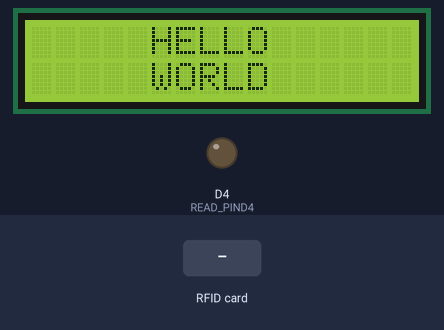
A sketch run on a simulated ESP8266 (NodeMCU). On the bench: 16×2 character LCD, output pins drawn as LEDs (lit = HIGH). Inputs (shaded band) come from the test bench. WiFi joins after 1.5 s; servers stay silent unless stated; what the sketch prints to the serial monitor is not drawn.

Above: at 2.8 s.
2.9 s: RFID card 5E 7A 19 C4 held to the reader
At 3.07 s:
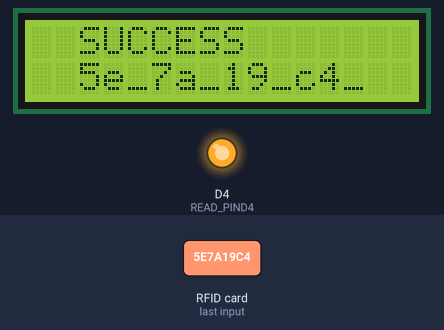
At 3.7 s:
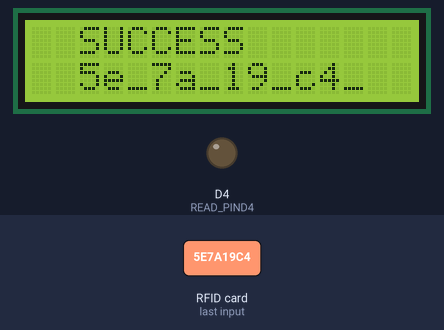
Timing chart, 0 to 5.9 s (numbered marks = the images above; inputs shaded):
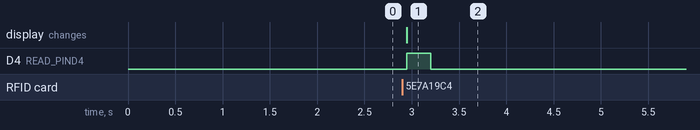

Measured:
- after the input at 2.9 s, D4 (READ_PIND4): LOW → HIGH after 0.05 s, → LOW 0.25 s later; the display: changes after 0.05 s (image 1)

The sketch:

20181027_rfid_firebase.ino
```cpp
/*
    1. using ESP8266 to connect to RFID reader (RC522)
    2. read RFID tag
    3. put the data to Firebase
    4. show it on LCD

  Depends on the following Arduino libraries:
      1. FirebaseArduino: https://github.com/FirebaseExtended/firebase-arduino
      2. MFRC522 library
      3. LiquidCrystal-I2C.zip
  Reference
    https://swf.com.tw/?p=930
*/
#include <EEPROM.h>
#include <ESP8266WiFi.h>
#include <FirebaseArduino.h>
// RFID library
#include <SPI.h>
#include <MFRC522.h>
// LCD library
#include <LiquidCrystal_I2C.h>

// Set connection information.
#define FIREBASE_HOST "arduino-ff0bc.firebaseio.com"
#define FIREBASE_AUTH "qGXsCir7KVVbAe2H4DVwWJBgulLThlfHBiA1inqZ"
//#define WIFI_SSID "admin"
//#define WIFI_PASSWORD "leochenviewaa"
//#define WIFI_SSID "Charley"
//#define WIFI_PASSWORD "11111111"
#define WIFI_SSID "505-AP"
#define WIFI_PASSWORD "mis505505"

// Set pin value
#define READ_PIND3  0   // GPIO: 0,  d1 min:D3
#define READ_PIND4  2   // GPIO: 2,  d1 min:D4

#define PIND4       2   // GPIO: 2,  d1 min:D4

#define FirebaseRFID "iot0901/RFID"
#define FirebaseRecord "iot0901/Records"
#define FirebaseInRecords "iot0901/InRecords"
#define FirebaseWindow "iot0901/Window"

unsigned long previousTime = 0;
bool currentLedValue = false;

// RFID setting
#define SS_PIN  D8
#define RST_PIN D0
MFRC522 mfrc522(SS_PIN, RST_PIN);  // 建立MFRC522物件

// LCD
#define D1 5
#define D2 4
LiquidCrystal_I2C lcd(0x27, D1, D2);

StaticJsonBuffer<200> jsonBuffer;

void setup() {
  initLCD();

  Serial.begin(9600);
  Serial.println();
  initialWifi();
  initialFirebase();
  initRFID();

  // initialize pin
  //pinMode(READ_PIND3, INPUT_PULLUP);
  //  pinMode(READ_PIND4, INPUT_PULLUP);
  pinMode(PIND4, OUTPUT);
}

void initLCD(){
  //LCD
  lcd.begin();
  lcd.backlight();
  lcd.setCursor(5, 0);
  lcd.print("HELLO");
  lcd.setCursor(5, 1);
  lcd.print("WORLD");
}

void initRFID() {
  SPI.begin();
  mfrc522.PCD_Init();   // 初始化MFRC522讀卡機模組
}

void initialWifi() {
  // We start by connecting to a WiFi network
  Serial.println();
  Serial.println();
  Serial.print("Connecting to ");
  Serial.println(WIFI_SSID);

  // connect to wifi.
  WiFi.begin(WIFI_SSID, WIFI_PASSWORD);
  Serial.print("connecting");
  while (WiFi.status() != WL_CONNECTED) {
    Serial.print(".");
    delay(500);
  }

  Serial.println("");
  Serial.println("WiFi connected");
  Serial.print("IP address: ");
  Serial.println(WiFi.localIP());
}

void initialFirebase() {
  Firebase.begin(FIREBASE_HOST, FIREBASE_AUTH);
  //Firebase.begin(FIREBASE_HOST);
}

void loop() {
  readRFIDTag();
//  outputPWM();
  //  int soundValue = analogRead(A0);
  //  if (soundValue >250){
  //    Serial.print("Sound:");
  //    Serial.println(soundValue);
  //    unsigned long currentTime = millis();
  //    if (abs(currentTime - previousTime) > 1000) {
  //      previousTime = currentTime;
  //      setLEDStatus();
  //     // readMagneticSring();
  //    }
  //  }
}

// https://circuits4you.com/2017/12/21/esp8266-pwm-example/
// ESP8266 can generate PWM on all IO pins. The ESP8266 analogWrite is different than the Arduino Uno.
// ESP8266 uses 10-bit resolution for PWM generation PWM value varries from 0 to 1023.
// Arduino Uses 8-Bit Resolution i.e.PWM range is 0-254.
void outputPWM() {
  digitalWrite(PIND4,HIGH);
  delay(250);
  analogWrite(PIND4,LOW);

//  tone(PIND4,1000,1000);
//  delay(1000);

  //PWM Value varries from 0 to 1023
//  Serial.println("10 % PWM");
//  analogWrite(PIND4,102);
//  delay(2000);
//
//  Serial.println("20 % PWM");
//  analogWrite(PIND4,205);
//  delay(2000);
//
//  Serial.println("40 % PWM");
//  analogWrite(PIND4,410);
//  delay(2000);
//
//  Serial.println("70 % PWM");
//  analogWrite(PIND4,714);
//  delay(1000);
//
//  Serial.println("100 % PWM");
//  analogWrite(PIND4,1024);
//  delay(2000);
}

void readRFIDTag() {
  // 確認是否有新卡片
  if (mfrc522.PICC_IsNewCardPresent() && mfrc522.PICC_ReadCardSerial()) {
    byte *id = mfrc522.uid.uidByte;   // 取得卡片的UID
    byte idSize = mfrc522.uid.size;   // 取得UID的長度

    Serial.print("PICC type: ");      // 顯示卡片類型
    // 根據卡片回應的SAK值（mfrc522.uid.sak）判斷卡片類型
    MFRC522::PICC_Type piccType = mfrc522.PICC_GetType(mfrc522.uid.sak);
    Serial.println(mfrc522.PICC_GetTypeName(piccType));

    Serial.print("UID Size: ");       // 顯示卡片的UID長度值
    Serial.println(idSize);
    lcd.clear();
    String message1 = "SUCCESS";
    String cardID = "";
    for (byte i = 0; i < idSize; i++) {  // 逐一顯示UID碼
      Serial.print("id[");
      Serial.print(i);
      Serial.print("]: ");
      Serial.println(id[i], HEX);       // 以16進位顯示UID值
      cardID += String(id[i], HEX) + "_";
    }
    Serial.println();

    //lcd.setCursor(0, 0);
    int count = cardID.length();
    lcd.setCursor((16 / 2) - (count / 2), 0);
    lcd.print(message1);

    count = cardID.length();
    lcd.setCursor((16 / 2) - (count / 2), 1);
    lcd.print(cardID);

 //   processTag(id, idSize);

    mfrc522.PICC_HaltA();  // 讓卡片進入停止模式

    outputPWM();
    jsonBuffer.clear();
    // prepare send data to firebase
    JsonObject& cardObject = jsonBuffer.createObject();
    cardObject["casrdID"] = cardID;
    JsonObject& timeStampObject = jsonBuffer.createObject();
    timeStampObject[".sv"] = "timestamp";
    cardObject["timeStamp"] = timeStampObject;
    Firebase.push(FirebaseRecord, cardObject);

//    String rfidCardPath = String("") + FirebaseInRecords + "/" + cardID;
//    Firebase.setString(rfidCardPath, "bee");

    //create inRecords
    jsonBuffer.clear(); //need clear butter
    JsonObject& timeObject = jsonBuffer.createObject();
    timeObject[".sv"] = "timestamp";
    Firebase.push(String("")+FirebaseInRecords+"/"+cardID,timeObject);
  }
}

void readMagneticSring() {
  bool switchValue = !digitalRead(READ_PIND4);
  if (!switchValue) {
    Serial.println("************Magnetic spring value is opened");
    Firebase.setString(FirebaseWindow, "Open");
  }
  else {
    Serial.println("************Magnetic spring value is closed");
    Firebase.setString(FirebaseWindow, "Close");
  }
  if (Firebase.failed()) {
    Serial.print("readMagneticSring setting /number failed:");
    Serial.println(Firebase.error());
  }
}

// setup pullup on READ_PIND3
void readSwitch() {
  bool switchValue = !digitalRead(READ_PIND3);
  if (switchValue) {
    Serial.println("************Switch is pressed");
    //    Firebase.setString(FirebaseWindow, "Open");
  }
  else {
    //    Firebase.setString(FirebaseWindow, "Close");
  }
}
```
